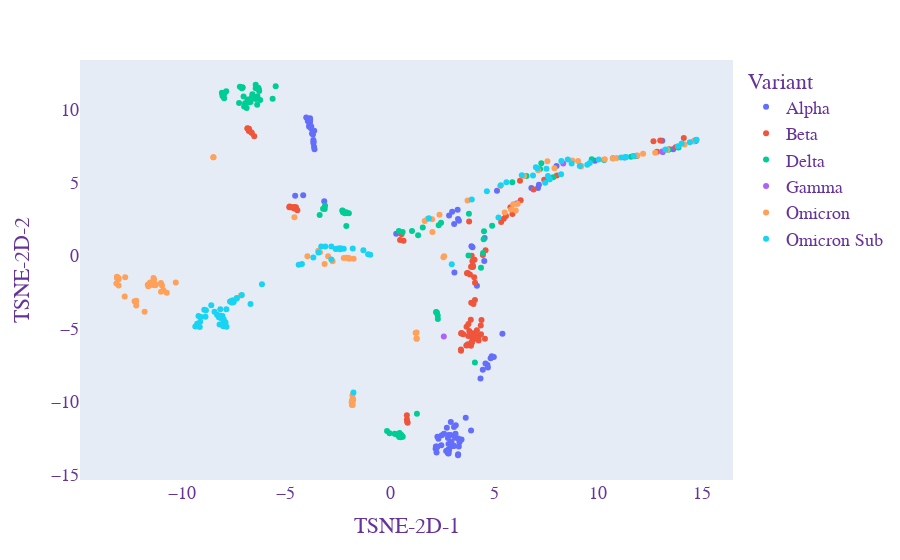
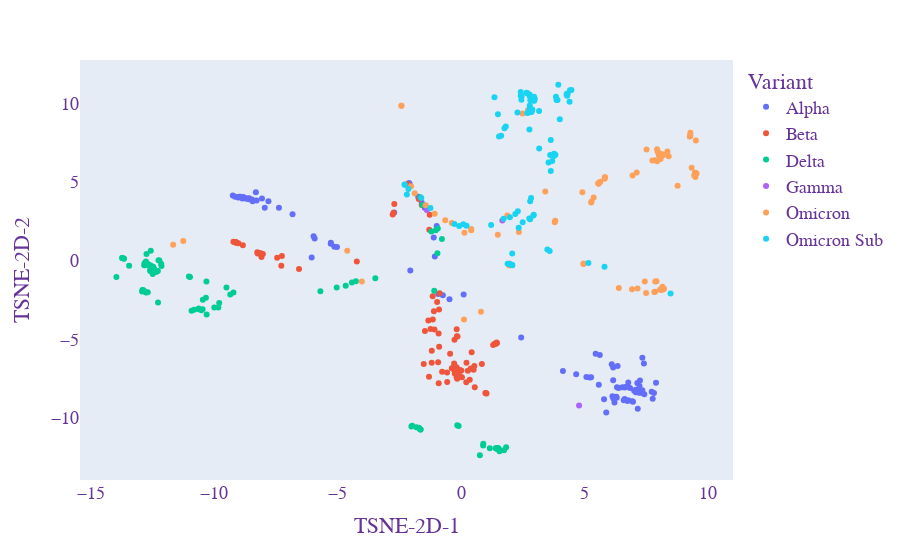
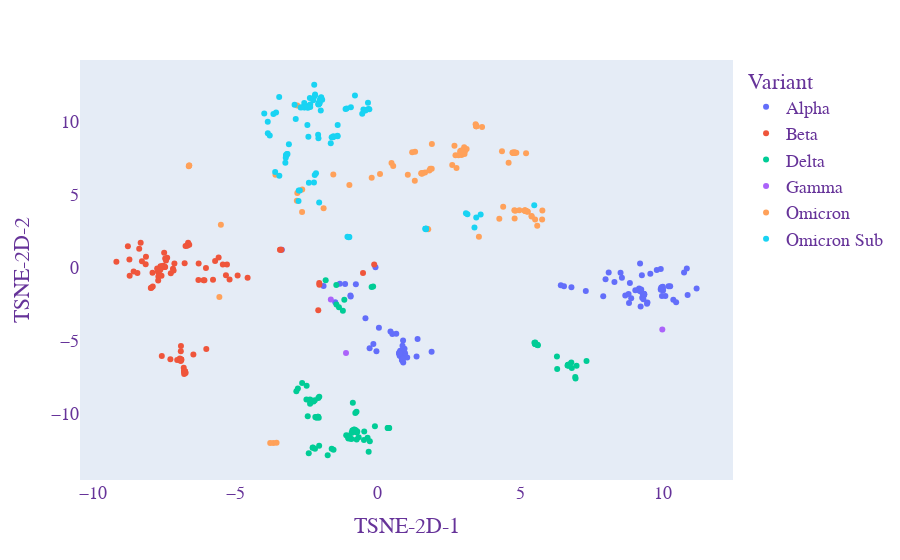

The notebook cell these images were saved under, in order:
### Code cell
tsne_fn(data3, 3)
tsne_fn(data5, 5)
tsne_fn(data7, 7)
